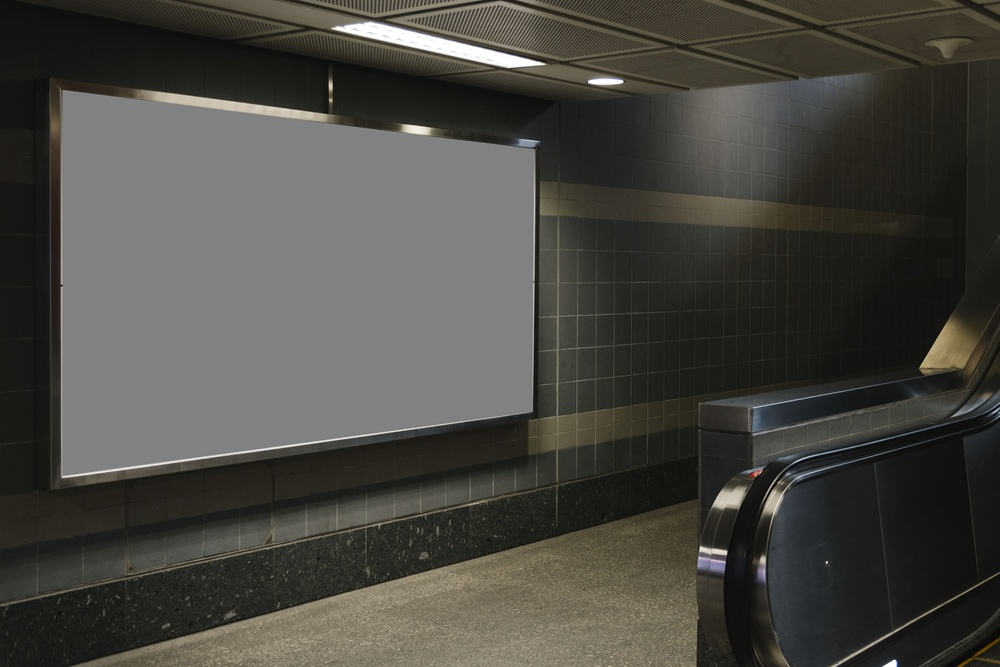
#> input picture opencv_exercises/data/billboard.jpg, 1000 x 667 px, shrunk from 5000 x 3337 before the run, given in place of the camera
$ python cartoonize_effect.py   (older library calls are emulated)
#> lines starting #> are read from the running program, lines starting #| are printed output that depends on the picture; after the words box and inside, x2 and y2 are one past the last pixel; in counts of white or black regions, pixels touching at a corner belong together
'''
Program that cartoonize an image
'''
import cv2
import numpy as np

#img = cv2.imread('data/lena.png')

cap = cv2.VideoCapture(0)

while True:
    ret, img = cap.read()
#> img is the input picture: shape (667, 1000, 3); mean B, G, R 65.4, 71.1, 72.5


    img_gray = cv2.cvtColor(img,cv2.COLOR_BGR2GRAY)
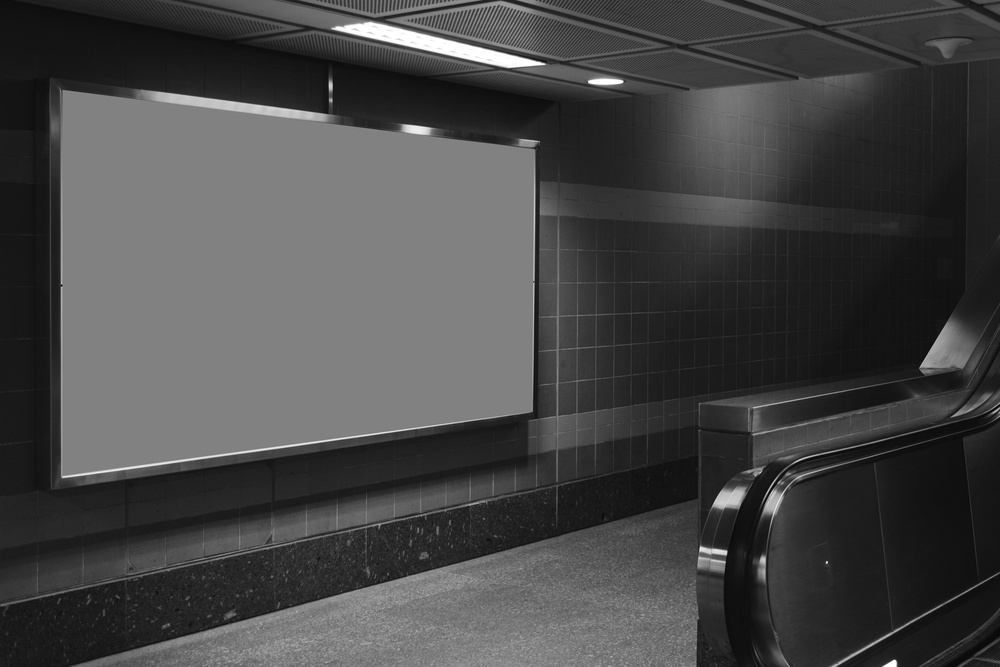
#> img_gray: shape (667, 1000); min 1, max 255, mean 70.9

    # apply a light blur for cleaning the image a bit
    img_gray = cv2.medianBlur(img_gray,5)

    # we use the laplacian filter for extracting the contours
    edges = cv2.Laplacian(img_gray,cv2.CV_8U,ksize=5)
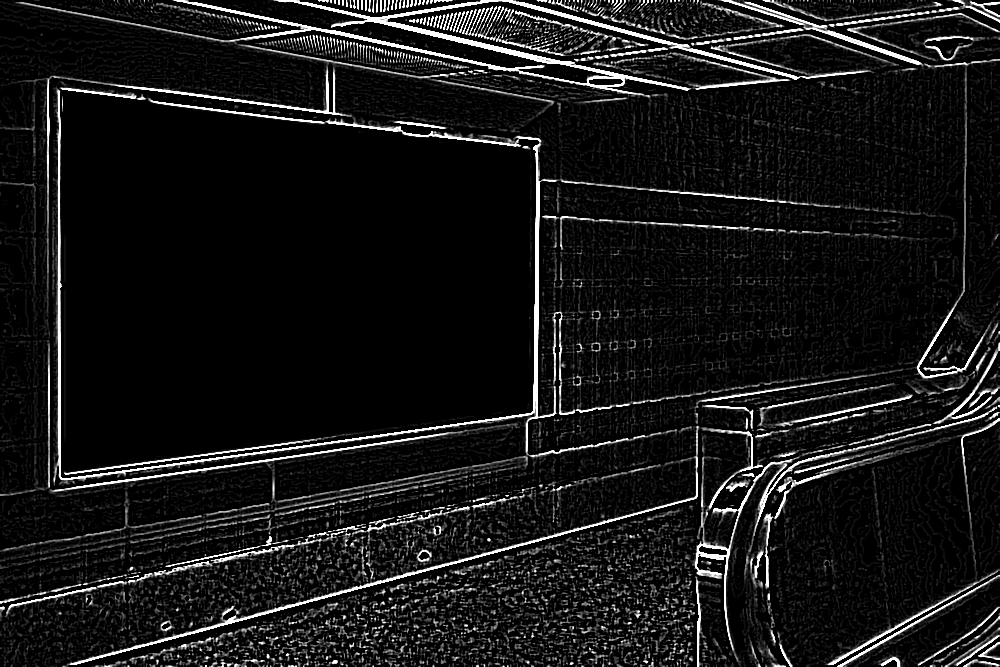
#> edges: shape (667, 1000); min 0, max 255, mean 22.7

    # threshold the edges image to get only good edges
    ret, thresholded = cv2.threshold(edges,70,255,cv2.THRESH_BINARY_INV)
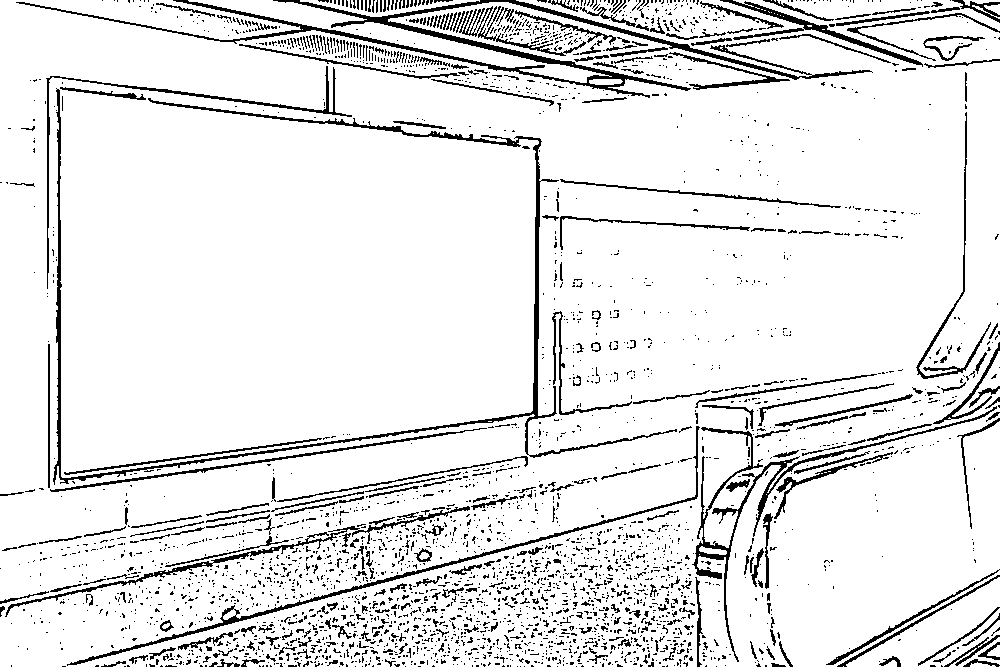
#> thresholded: shape (667, 1000); 90.6% white; black in thin lines or dots

    # use the bilateral filter with high values for getting the colors
    color_img = cv2.bilateralFilter(img,10,250,250)

    # put together color and sketch
    skt = cv2.cvtColor(thresholded,cv2.COLOR_GRAY2BGR)
#> skt: shape (667, 1000, 3); 90.6% white; black in thin lines or dots

    # let's do the bitwise and for merging sketch and color
    output = cv2.bitwise_and(color_img,skt)
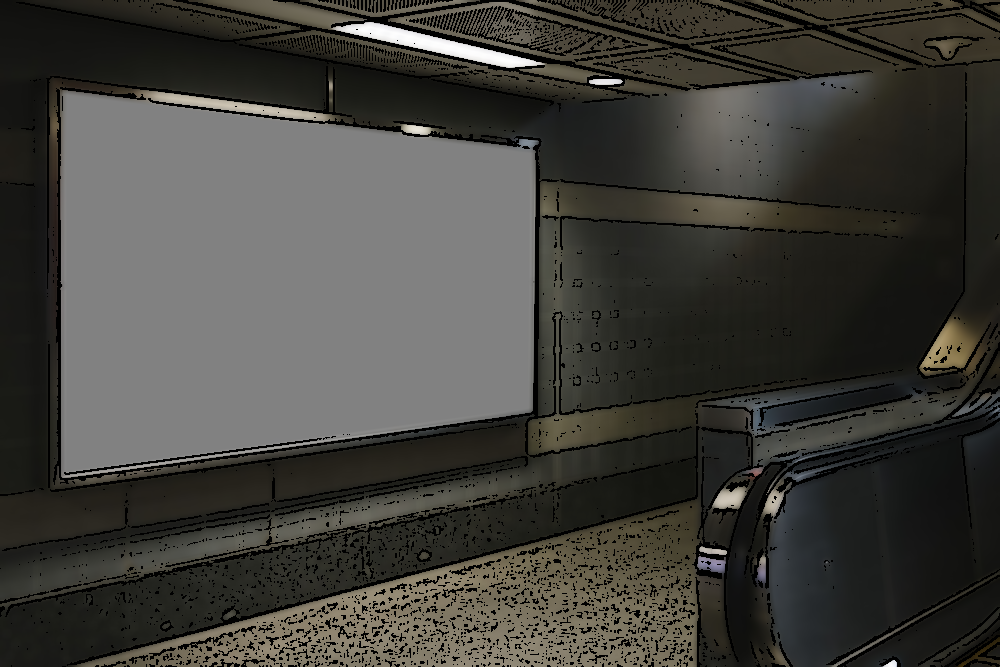
#> output: shape (667, 1000, 3); mean B, G, R 59.9, 64.7, 65.8

    cv2.imshow('Output',output)
    k = cv2.waitKey(10)
#> (key q is pressed here)

    if k == ord('q'):
        break

$ run again, on opencv_exercises/data/ezio.jpg
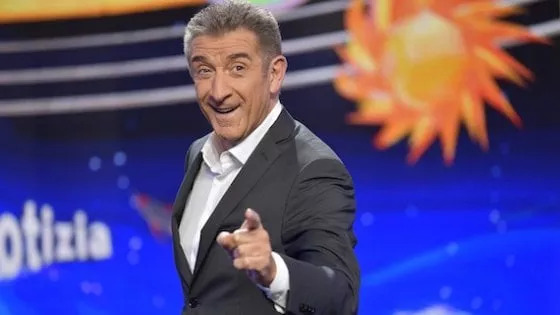
#> input picture opencv_exercises/data/ezio.jpg, 560 x 315 px, given in place of the camera
#> img is the input picture: shape (315, 560, 3); mean B, G, R 127.4, 74.5, 85.4
#> `ret, thresholded = cv2.threshold(edges,70,255,cv2.THRESH_BINARY_INV)`:
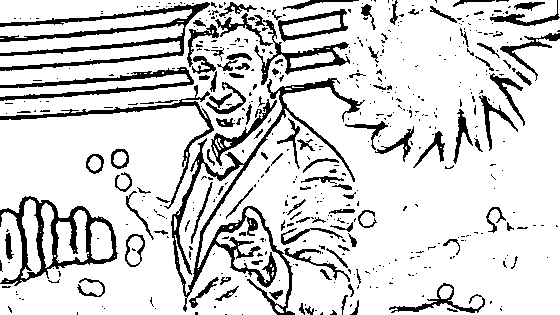
#> thresholded: shape (315, 560); 83.7% white; 515 black regions (400 under 20 px), largest, box (x1, y1, x2, y2) and area: (171, 78, 365, 315) 4838, (0, 2, 210, 71) 3136, (0, 196, 118, 286) 2547
#> `output = cv2.bitwise_and(color_img,skt)`:
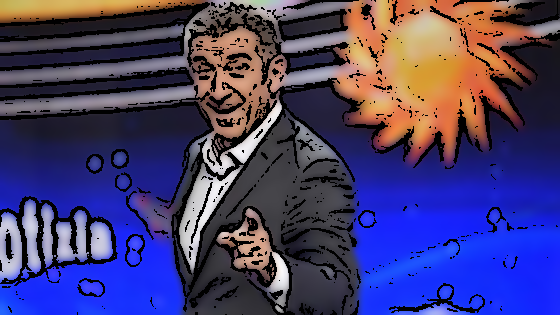
#> output: shape (315, 560, 3); mean B, G, R 111.2, 62.6, 71.2
